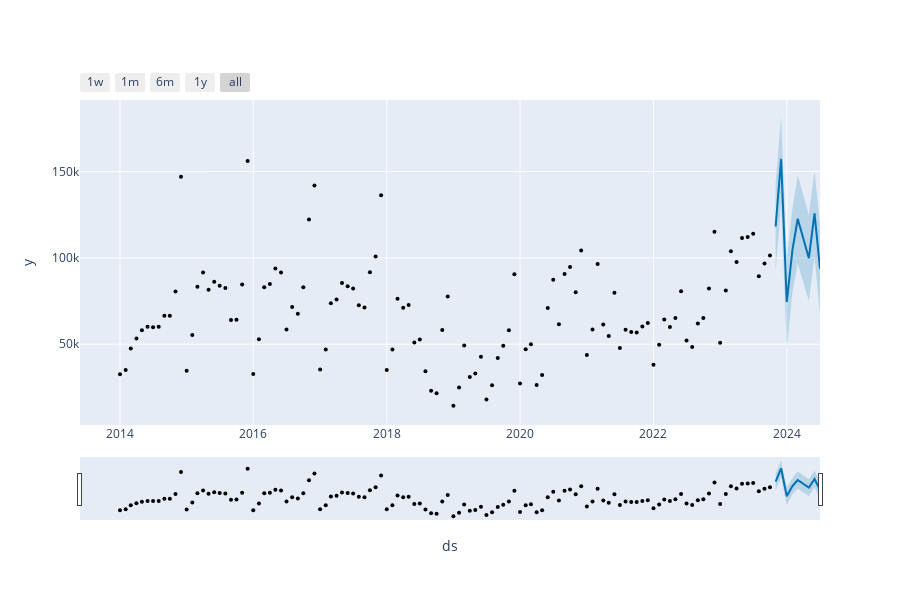

Here is the notebook cell this chart was saved with:
### Code cell
from prophet.plot import plot_plotly
import plotly.offline as py 

fig = plot_plotly(m,forecast)
py.iplot(fig)
